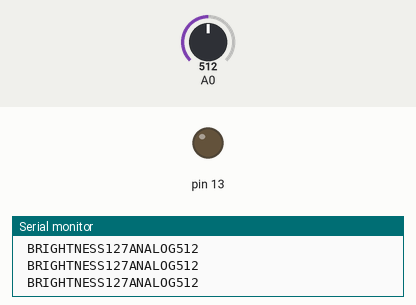
Recording of a sketch running on a simulated Arduino Uno, built with avr-gcc and run on an emulated ATmega328P. Parts: output pins drawn as LEDs (lit = HIGH), the last lines printed to the serial monitor. Inputs (shaded band) come from the test bench; at power-on: A0 = 512.

Above: at 1.2 s.
1.3 s: A0 set to 532
At 2.3 s:
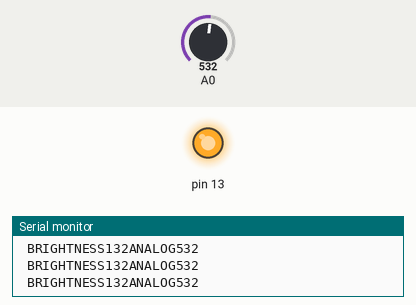
2.8 s: A0 set to 511
At 3.4 s:
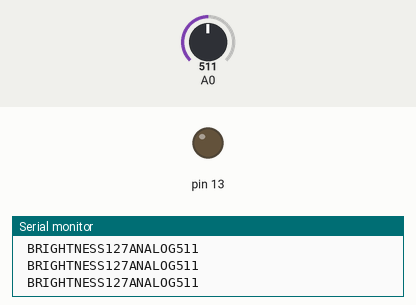
4.3 s: A0 set to 716
At 5.6 s:
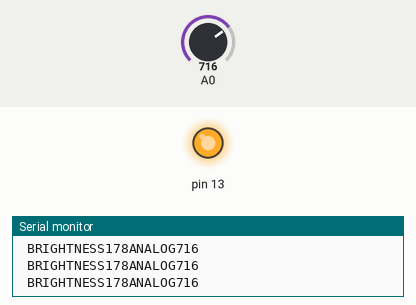
Timing chart, 0 to 7.3 s (numbered marks = the images above; inputs shaded):
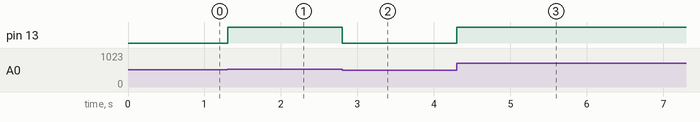

Measured:
- the behaviour switches between 513 and 514 on A0 (found by bisection; images 0 and 1)
- after the input at 1.3 s, pin 13: LOW → HIGH at once
- after the input at 2.8 s, pin 13: HIGH → LOW at once
- after the input at 4.3 s, pin 13: LOW → HIGH at once

The sketch:

potentiometer.ino
```cpp
void setup()
{ Serial.begin(9600);
  pinMode(13, OUTPUT);
}

void loop()
{
  int a=analogRead(A0);
  int b=map(a,0,1023,0,255);
  analogWrite(13,b);
  Serial.print("ANALOG");
   Serial.print(a);
   Serial.print("\n BRIGHTNESS");
   Serial.print(b);
}
```
